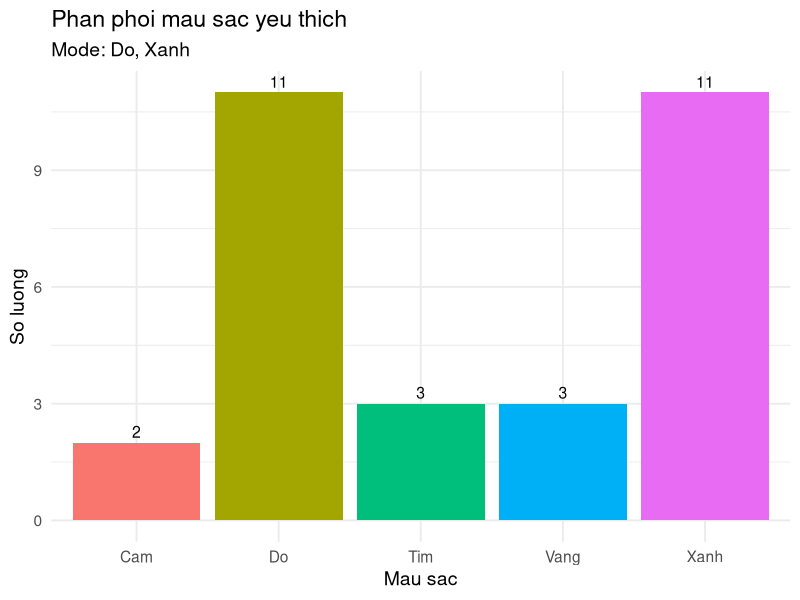
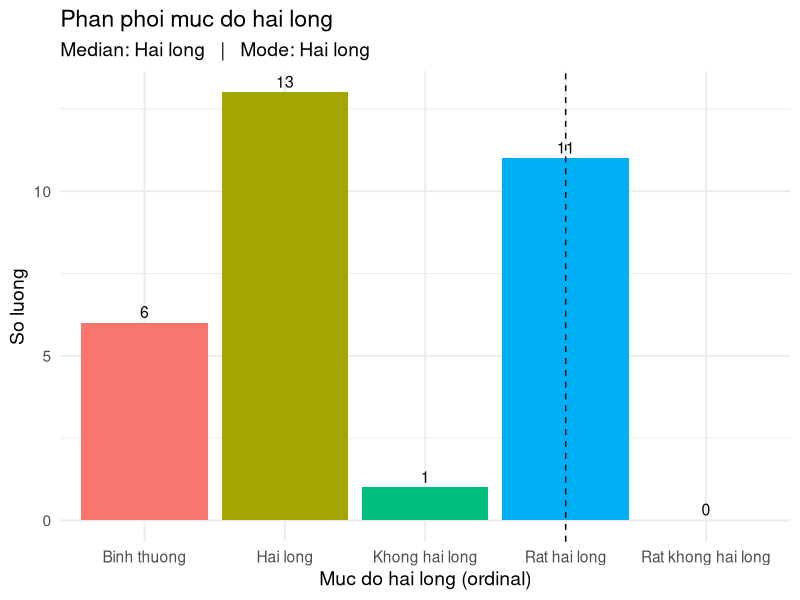

Here is the R script that generated these plots, in order:
#Ex9
library(ggplot2)

# Du lieu
colour <- c("Do","Xanh","Xanh","Vang","Do","Tim","Xanh","Do","Do","Cam",
            "Vang","Xanh","Do","Tim","Xanh","Do","Xanh","Xanh","Do","Cam",
            "Do","Xanh","Vang","Do","Xanh","Tim","Do","Xanh","Do","Xanh")

# a) Trung binh
cat("Mean: khong co y nghia voi du lieu nominal.\n")

# b) Ham mode cho du lieu dinh danh
mode_nominal <- function(x) {
  tb <- table(x)
  names(tb)[tb == max(tb)]
}

modes <- mode_nominal(colour)
cat("Mode(s):", paste(modes, collapse = ", "), "\n")

# Bang tan so
print(table(colour))

# c) Bieu do cot + chu thich mode
df <- as.data.frame(table(colour), stringsAsFactors = FALSE)

ggplot(df, aes(x = colour, y = Freq, fill = colour)) +
  geom_col() +
  geom_text(aes(label = Freq), vjust = -0.4, size = 4) +
  labs(title = "Phan phoi mau sac yeu thich",
       subtitle = paste0("Mode: ", paste(modes, collapse = ", ")),
       x = "Mau sac", y = "So luong") +
  theme_minimal(base_size = 14) +
  theme(legend.position = "none")
#Ex 9.2

# data
satisfaction_lvl <- c(4, 5, 3, 4, 5, 2, 4, 5, 4, 5, 4, 3,
                      5, 4, 3, 5, 4, 5, 4, 3, 5, 4, 5, 4,
                      3, 4, 5, 4, 3, 5, 4)


satisfaction_lvl <- factor(
  satisfaction_lvl,
  levels = 1:5,
  labels = c("Rat khong hai long", "Khong hai long",
             "Binh thuong", "Hai long", "Rat hai long"),
  ordered = TRUE
)

# a) Mean (tren coding 1..5)
mean_numeric <- mean(as.integer(satisfaction_lvl))
cat("Mean (using scores 1..5):", mean_numeric, "\n")

#b) Median cho ordinal
median_ord <- function(f) {
  idx <- median(as.integer(f))
  levels(f)[[idx]]
}
median_label <- median_ord(satisfaction_lvl)
cat("Median (ordinal):", median_label, "\n")

#c ) Mode
mode_factor <- function(f) {
  tb <- table(f)
  names(tb)[tb == max(tb)]
}
modes <- mode_factor(satisfaction_lvl)
cat("Mode(s):", paste(modes, collapse = ", "), "\n")

# Bang tan so
print(table(satisfaction_lvl))

# bar  vs  median line
df <- as.data.frame(table(satisfaction_lvl), stringsAsFactors = FALSE)
names(df) <- c("lvl", "Freq")

# vi tri ua median tren truc x
med_idx <- which(levels(satisfaction_lvl) == median_label)

ggplot(df, aes(x = lvl, y = Freq, fill = lvl)) +
  geom_col() +
  geom_text(aes(label = Freq), vjust = -0.4, size = 4) +
  geom_vline(xintercept = med_idx, linetype = "dashed") +
  labs(title = "Phan phoi muc do hai long",
       subtitle = paste0("Median: ", median_label,
                         "   |   Mode: ", paste(modes, collapse = ", ")),
       x = "Muc do hai long (ordinal)", y = "So luong") +
  theme_minimal(base_size = 14) +
  theme(legend.position = "none")